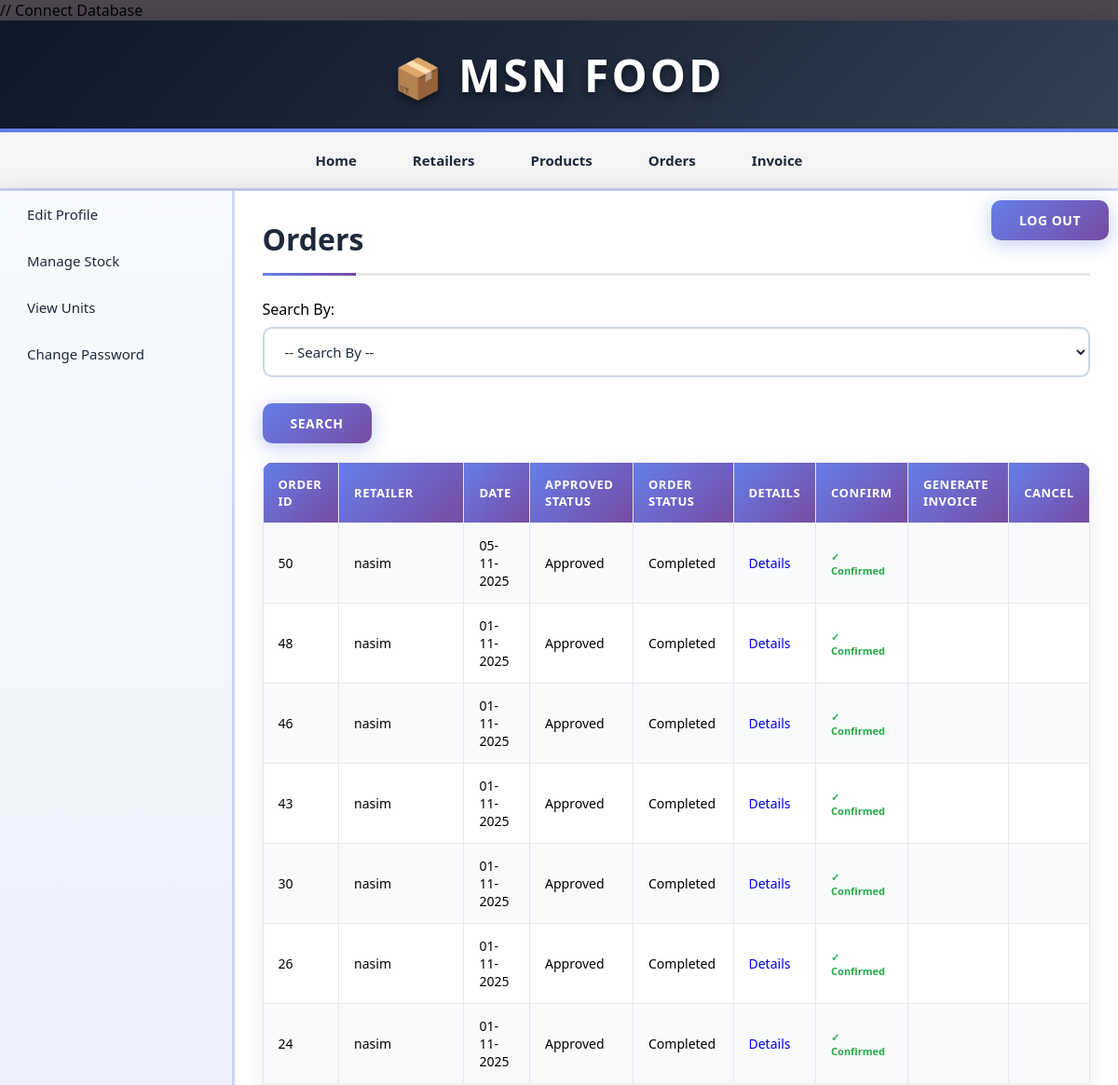
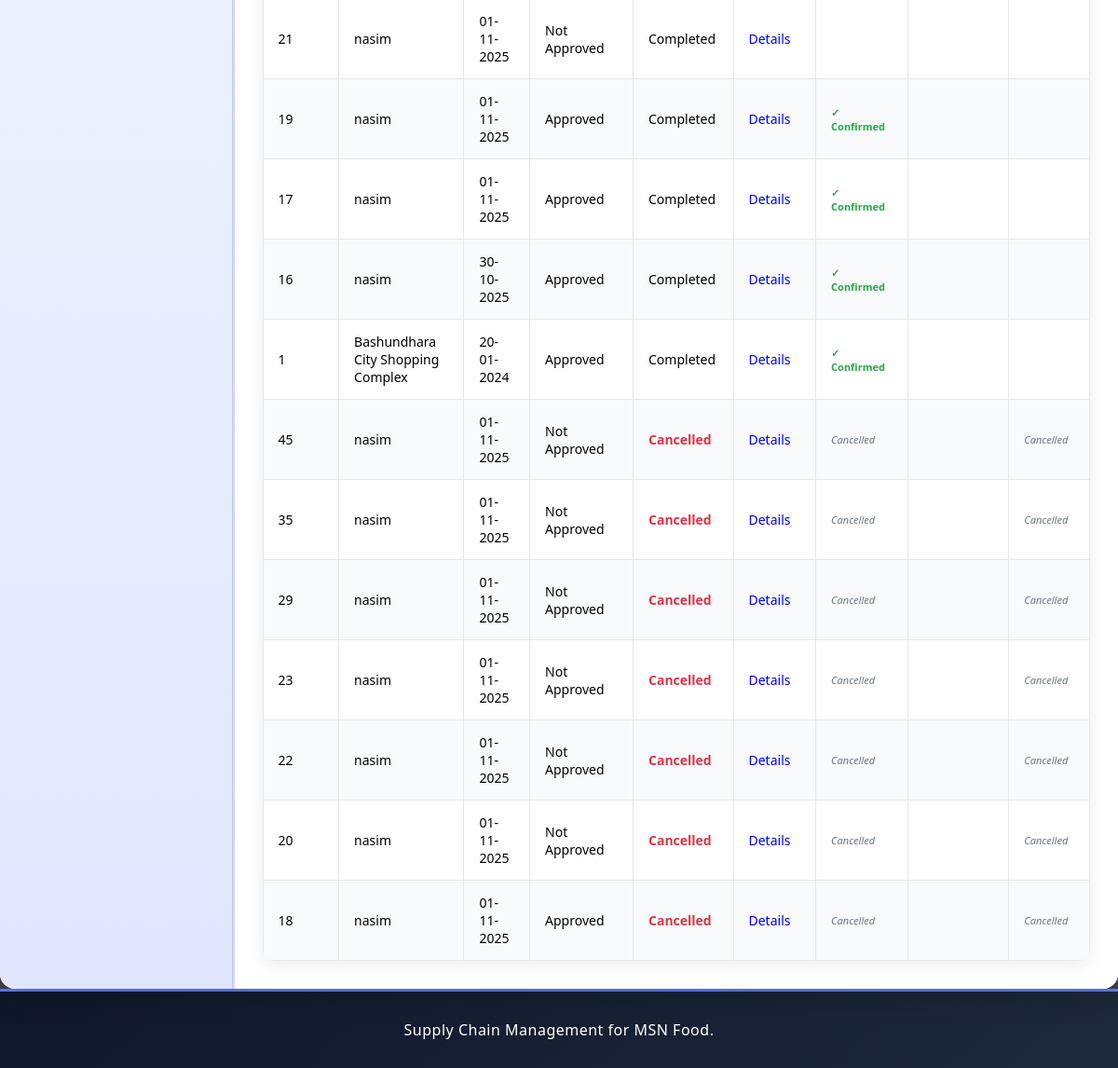
/manufacturer/view_orders.php (signed in), run on the app's committed database (2 pictures, top to bottom).
### tables this page shows
CREATE TABLE `orders` (
  `order_id` int(11) NOT NULL,
  `retailer_id` int(11) NOT NULL,
  `assigned_manufacturer_id` int(11) DEFAULT NULL,
  `date` date NOT NULL,
  `total_amount` decimal(10,2) NOT NULL,
  `approved` tinyint(1) NOT NULL DEFAULT 0,
  `status` tinyint(1) NOT NULL DEFAULT 0,
  `cancellation_reason` text DEFAULT NULL,
  `cancelled_by` varchar(50) DEFAULT NULL,
  `cancelled_date` datetime DEFAULT NULL
);

CREATE TABLE `retailer` (
  `retailer_id` int(11) NOT NULL,
  `retailer_name` varchar(255) NOT NULL,
  `retailer_email` varchar(255) NOT NULL,
  `retailer_phone` varchar(15) NOT NULL,
  `retailer_address` text NOT NULL,
  `area_id` int(11) NOT NULL,
  `username` varchar(50) NOT NULL,
  `password` varchar(50) NOT NULL,
  `date` timestamp NOT NULL DEFAULT current_timestamp()
);

### manufacturer/view_orders.php (the view, shortened to what this page needs)
<?php
	require("../includes/config.php");
		if(isset($_SESSION['manufacturer_login'])) {
			if($_SESSION['manufacturer_login'] == true) {
			if($_SERVER['REQUEST_METHOD'] == "POST" && !isset($_POST['toggle_confirm'])) {
				if(isset($_POST['cmbFilter'])) {
					if(!empty($_POST['txtId'])) {
						$result = validate_number($_POST['txtId']);
						if($result == 1) {
							$order_id = $_POST['txtId'];
							$manufacturer_id = $_SESSION['manufacturer_id'];
							$query_selectOrder = "SELECT o.*, r.retailer_name, r.retailer_phone, a.area_name
							                     FROM orders o
							                     JOIN retailer r ON o.retailer_id = r.retailer_id
							                     JOIN area a ON r.area_id = a.area_id
							                     WHERE o.order_id = '$order_id' AND o.assigned_manufacturer_id = '$manufacturer_id'";
							$result_selectOrder = mysqli_query($con,$query_selectOrder);
							$row_selectOrder = mysqli_fetch_array($result_selectOrder);
							if(empty($row_selectOrder)){
							   $error = "* No order was found with this ID or it's not assigned to you";
							}
							else {
								mysqli_data_seek($result_selectOrder,0);
							}
						}
						else {
							$error = "* Invalid ID";
						}
					}
					else if(!empty($_POST['cmbRetailer'])) {
						$retailer_id = $_POST['cmbRetailer'];
						$manufacturer_id = $_SESSION['manufacturer_id'];
						$query_selectOrder = "SELECT o.*, r.retailer_name, r.retailer_phone, a.area_name
						                     FROM orders o
						                     JOIN retailer r ON o.retailer_id = r.retailer_id
						                     JOIN area a ON r.area_id = a.area_id
					                     WHERE o.retailer_id = '$retailer_id' AND o.assigned_manufacturer_id = '$manufacturer_id'
					                     ORDER BY CASE WHEN o.status = 2 THEN 1 ELSE 0 END, o.order_id DESC";
						$result_selectOrder = mysqli_query($con,$query_selectOrder);
						$row_selectOrder = mysqli_fetch_array($result_selectOrder);
						if(empty($row_selectOrder)){
						   $error = "* No order was found of the selected Retailer";
						}
						else {
							mysqli_data_seek($result_selectOrder,0);
						}
					}
					else if(!empty($_POST['txtDate'])) {
						$date = $_POST['txtDate'];
						$manufacturer_id = $_SESSION['manufacturer_id'];
						$query_selectOrder = "SELECT o.*, r.retailer_name, r.retailer_phone, a.area_name
						                     FROM orders o
						                     JOIN retailer r ON o.retailer_id = r.retailer_id
						                     JOIN area a ON r.area_id = a.area_id
					                     WHERE o.date = '$date' AND o.assigned_manufacturer_id = '$manufacturer_id'
					                     ORDER BY CASE WHEN o.status = 2 THEN 1 ELSE 0 END, o.order_id DESC";
						$result_selectOrder = mysqli_query($con,$query_selectOrder);
						$row_selectOrder = mysqli_fetch_array($result_selectOrder);
						if(empty($row_selectOrder)){
						   $error = "* No order was found with the selected Date";
						}
						else {
							mysqli_data_seek($result_selectOrder,0);
						}
					}
					else if(!empty($_POST['cmbStatus'])) {
						if($_POST['cmbStatus'] == "zero") {
							$status = 0;
						}
						else {
							$status = $_POST['cmbStatus'];
						}
						$manufacturer_id = $_SESSION['manufacturer_id'];
						$query_selectOrder = "SELECT o.*, r.retailer_name, r.retailer_phone, a.area_name
						                     FROM orders o
						                     JOIN retailer r ON o.retailer_id = r.retailer_id
						                     JOIN area a ON r.area_id = a.area_id
					                     WHERE o.status = '$status' AND o.assigned_manufacturer_id = '$manufacturer_id'
					                     ORDER BY CASE WHEN o.status = 2 THEN 1 ELSE 0 END, o.order_id DESC";
						$result_selectOrder = mysqli_query($con,$query_selectOrder);
						$row_selectOrder = mysqli_fetch_array($result_selectOrder);
						if(empty($row_selectOrder)){
						   $error = "* No order was found";
						}
						else {
							mysqli_data_seek($result_selectOrder,0);
						}
					}
					else if(!empty($_POST['cmbApproved'])) {
						if($_POST['cmbApproved'] == "zero") {
							$approved = 0;
						}
						else {
							$approved = $_POST['cmbApproved'];
						}
						$manufacturer_id = $_SESSION['manufacturer_id'];
						$query_selectOrder = "SELECT o.*, r.retailer_name, r.retailer_phone, a.area_name
						                     FROM orders o
						                     JOIN retailer r ON o.retailer_id = r.retailer_id
						                     JOIN area a ON r.area_id = a.area_id
					                     WHERE o.approved = '$approved' AND o.assigned_manufacturer_id = '$manufacturer_id'
					                     ORDER BY CASE WHEN o.status = 2 THEN 1 ELSE 0 END, o.order_id DESC";
						$result_selectOrder = mysqli_query($con,$query_selectOrder);
						$row_selectOrder = mysqli_fetch_array($result_selectOrder);
						if(empty($row_selectOrder)){
						   $error = "* No order was found";
						}
						else {
							mysqli_data_seek($result_selectOrder,0);
						}
					}
					else {
						$error = "* Please enter the data to search for.";
					}
				}
				else {
					$error = "Please choose an option to search for.";
				}
			}
			else {
				$manufacturer_id = $_SESSION['manufacturer_id'];
				$query_selectOrder = "SELECT o.*, r.retailer_name, r.retailer_phone, a.area_name
				                     FROM orders o
				                     JOIN retailer r ON o.retailer_id = r.retailer_id
				                     JOIN area a ON r.area_id = a.area_id
			                     WHERE o.assigned_manufacturer_id = '$manufacturer_id'
			                     ORDER BY CASE WHEN o.status = 2 THEN 1 ELSE 0 END, o.order_id DESC";
				$result_selectOrder = mysqli_query($con,$query_selectOrder);
			}
		}
	}
	else {
		header('Location:../index.php');
	}
?>
<!DOCTYPE html>
<html>
<head>
	<link rel="stylesheet" href="../includes/main_style.css" >
	<link rel="stylesheet" href="css/smoothness/jquery-ui.css">
</head>
<body>
	<?php
		include("../includes/header.inc.php");
		include("../includes/nav_manufacturer.inc.php");
		include("../includes/aside_manufacturer.inc.php");
	?>
	<section>
		<h1>Orders</h1>
		<form action="" method="POST" class="form">
			Search By:
			<div class="input-box">
			<select name="cmbFilter" id="cmbFilter">
			<option value="" disabled selected>-- Search By --</option>
			</select>
			</div>
			<input type="submit" class="submit_button" value="Search" />
		</form>
		<form action="" method="POST" class="form">
		<table class="table_displayData" style="margin-top:20px;">
			<tr>
				<th> Order ID </th>
				<th> Retailer </th>
				<th> Date </th>
				<th> Approved Status </th>
				<th> Order Status </th>
				<th> Details </th>
				<th> Confirm </th>
				<th> Generate Invoice </th>
				<th> Cancel </th>
			</tr>
			<?php $i=1; while($row_selectOrder = mysqli_fetch_array($result_selectOrder)) { ?>
			<tr>
				<td> <?php echo $row_selectOrder['order_id']; ?> </td>
				<td> <?php echo $row_selectOrder['retailer_name']; ?> </td>
				<td> <?php echo date("d-m-Y",strtotime($row_selectOrder['date'])); ?> </td>
				<td>
					<?php
						if($row_selectOrder['approved'] == 0) {
							echo "Not Approved";
						}
						else {
							echo "Approved";
						}
					?>
				</td>
				<td>
					<?php
						if($row_selectOrder['status'] == 0) {
							echo "Pending";
						}
						elseif($row_selectOrder['status'] == 2) {
							echo '<span style="color: #dc3545; font-weight: bold;">Cancelled</span>';
						}
						else {
							echo "Completed";
						}
					?>
				</td>
				<td> <a href="view_order_items.php?id=<?php echo $row_selectOrder['order_id']; ?>">Details</a> </td>
				<td>
					<?php if($row_selectOrder['status'] == 0): ?>
						<form method="POST" style="display: inline-block; margin: 0;">
							<input type="hidden" name="order_id" value="<?php echo $row_selectOrder['order_id']; ?>">
							<?php if($row_selectOrder['approved'] == 0): ?>
								<button type="submit" name="toggle_confirm"
										style="background: #28a745; color: white; padding: 5px 10px; border: none; border-radius: 4px; font-size: 11px; cursor: pointer; display: inline-block;">
									✓ Confirm
								</button>
							<?php else: ?>
								<button type="submit" name="toggle_confirm"
										style="background: #ffc107; color: #000; padding: 5px 10px; border: none; border-radius: 4px; font-size: 11px; cursor: pointer; display: inline-block;">
									↻ Unconfirm
								</button>
							<?php endif; ?>
						</form>
					<?php elseif($row_selectOrder['status'] == 2): ?>
						<span style="color: #6c757d; font-style: italic; font-size: 11px;">Cancelled</span>
					<?php elseif($row_selectOrder['approved'] == 1): ?>
						<span style="color: #28a745; font-weight: bold; font-size: 11px;">✓ Confirmed</span>
					<?php endif; ?>
				</td>
				<td>
				</td>
				<td>
					<?php if($row_selectOrder['status'] == 0): ?>
						<button type="button" onclick="cancelOrder(<?php echo $row_selectOrder['order_id']; ?>, 'manufacturer')"
								style="background: #dc3545; color: white; border: none; padding: 5px 10px; border-radius: 4px; cursor: pointer; font-size: 11px;">
							🗑️ Cancel
						</button>
					<?php elseif($row_selectOrder['status'] == 2): ?>
						<span style="color: #6c757d; font-style: italic; font-size: 11px;">Cancelled</span>
					<?php endif; ?>
				</td>
			</tr>
			<?php $i++; } ?>
		</table>
		</form>
	</section>
	<?php
		include("../includes/footer.inc.php");
	?>
</body>
</html>

### includes/main_style.css (style rules this page uses)
* { font-family: "Segoe UI", Tahoma, Geneva, Verdana, sans-serif; margin: 0; padding: 0; box-sizing: border-box; }
body { width: 100%; max-width: 1600px; margin: 0 auto; background: linear-gradient(135deg, #4c4752 0%, #4c4752 100%); background-attachment: fixed; min-height: 100vh; }
a { text-decoration: none; transition: all 0.3s ease; }
.input-box { display: block; margin: 8px 0; }
.input-box select { width: 100%; padding: 14px 18px; border: 2px solid #cbd5e1; border-radius: 10px; font-size: 15px; background: rgba(255, 255, 255, 0.7); transition: all 0.3s ease; color: #1e293b; font-weight: 500; cursor: pointer; }
.submit_button { font-size: 16px; margin-top: 20px; margin-right: 10px; padding: 12px 30px; background: linear-gradient(135deg, #667eea 0%, #764ba2 100%); border: none; color: white; border-radius: 10px; font-weight: 700; cursor: pointer; transition: all 0.3s ease; box-shadow: 0 4px 20px rgba(102, 126, 234, 0.4); letter-spacing: 0.5px; text-transform: uppercase; font-size: 14px; }
section { width: 100%; padding: 30px; min-height: 500px; }
section h1 { margin-bottom: 25px; font-weight: 700; color: #1e293b; font-size: 32px; padding-bottom: 15px; border-bottom: 3px solid #e5e7eb; position: relative; }
section h1::after { content: ""; position: absolute; bottom: -3px; left: 0; width: 100px; height: 3px; background: linear-gradient(90deg, #667eea 0%, #764ba2 100%); }
table { border-collapse: collapse; width: 100%; }
.table_displayData { box-shadow: 0 4px 20px rgba(0, 0, 0, 0.08); border-radius: 12px; overflow: hidden; background: white; }
.table_displayData td, .table_displayData th { border: 1px solid #e5e7eb; padding: 14px 16px; text-align: left; font-size: 14px; }
.table_displayData th { background: linear-gradient(135deg, #667eea 0%, #764ba2 100%); color: white; font-weight: 600; text-transform: uppercase; letter-spacing: 0.5px; font-size: 13px; }
.table_displayData tr:nth-child(even) { background-color: #f8fafc; }

### data on the page
orders: order_id "50", retailer.retailer_name "nasim", date "05-11-2025", approved "Approved", status "Completed"
orders: order_id "48", retailer.retailer_name "nasim", date "01-11-2025", approved "Approved", status "Completed"
orders: order_id "46", retailer.retailer_name "nasim", date "01-11-2025", approved "Approved", status "Completed"
orders: order_id "43", retailer.retailer_name "nasim", date "01-11-2025", approved "Approved", status "Completed"
orders: order_id "30", retailer.retailer_name "nasim", date "01-11-2025", approved "Approved", status "Completed"
orders: order_id "26", retailer.retailer_name "nasim", date "01-11-2025", approved "Approved", status "Completed"
orders: order_id "24", retailer.retailer_name "nasim", date "01-11-2025", approved "Approved", status "Completed"
orders: order_id "21", retailer.retailer_name "nasim", date "01-11-2025", approved "Not Approved", status "Completed"
orders: order_id "19", retailer.retailer_name "nasim", date "01-11-2025", approved "Approved", status "Completed"
orders: order_id "17", retailer.retailer_name "nasim", date "01-11-2025", approved "Approved", status "Completed"
orders: order_id "16", retailer.retailer_name "nasim", date "30-10-2025", approved "Approved", status "Completed"
orders: order_id "1", retailer.retailer_name "Bashundhara City Shopping Complex", date "20-01-2024", approved "Approved", status "Completed"
orders: order_id "45", retailer.retailer_name "nasim", date "01-11-2025", approved "Not Approved", status "Cancelled"
orders: order_id "35", retailer.retailer_name "nasim", date "01-11-2025", approved "Not Approved", status "Cancelled"
orders: order_id "29", retailer.retailer_name "nasim", date "01-11-2025", approved "Not Approved", status "Cancelled"
orders: order_id "23", retailer.retailer_name "nasim", date "01-11-2025", approved "Not Approved", status "Cancelled"
orders: order_id "22", retailer.retailer_name "nasim", date "01-11-2025", approved "Not Approved", status "Cancelled"
orders: order_id "20", retailer.retailer_name "nasim", date "01-11-2025", approved "Not Approved", status "Cancelled"
orders: order_id "18", retailer.retailer_name "nasim", date "01-11-2025", approved "Approved", status "Cancelled"
